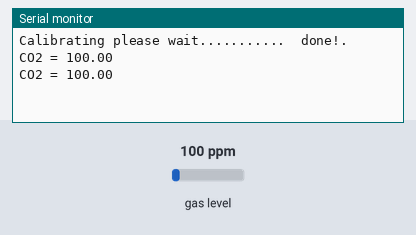
Simulated run of this sketch. Board: ESP32. Parts: the last lines printed to the serial monitor. The test bench sets the inputs (shaded band); at power-on: gas level 100 ppm.

Above: at 2.3 s.
2.4 s: gas level set to 20 ppm
At 4.1 s:
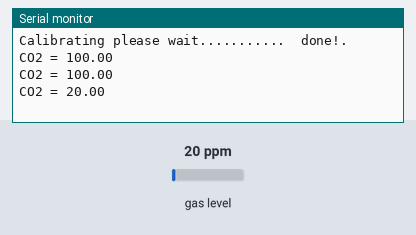
4.5 s: gas level set to 250 ppm
At 5.3 s:
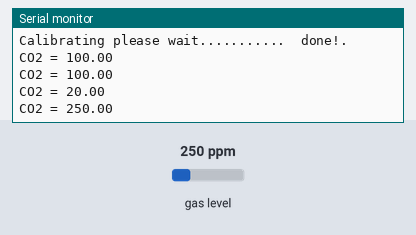
Timing chart, 0 to 7.5 s (numbered marks = the images above; inputs shaded):
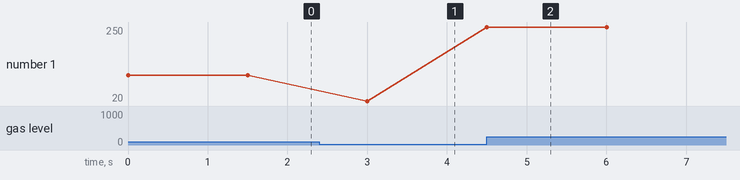

Measured:
- after the input at 2.4 s, the serial monitor: prints a new line after 0.60 s (image 1)
- after the input at 4.5 s, the serial monitor: prints a new line at once (image 2)
- plotted number 1: 100 → 20 after the input at 2.4 s, 20 → 250 after the input at 4.5 s

The sketch:

MQ-135.ino
```cpp
#include <MQUnifiedsensor.h>

#define placa "ESP-32"
#define Voltage_Resolution 3.3
#define pin 39
#define type "MQ-135"
#define ADC_Bit_Resolution 12
#define RatioMQ135CleanAir 3.6
#define calibration_button 34 //Pin to calibrate your sensor

//Declare Sensor
MQUnifiedsensor MQ135(placa, Voltage_Resolution, ADC_Bit_Resolution, pin, type);

void setup() {
  Serial.begin(9600);

  //Set math model to calculate the PPM concentration and the value of constants
  MQ135.setRegressionMethod(1); //_PPM =  a*ratio^b
  MQ135.setA(110.47); MQ135.setB(-2.862); // Configure the equation to to calculate

  /*
    Exponential regression:
  GAS      | a      | b
  CO       | 605.18 | -3.937
  Alcohol  | 77.255 | -3.18
  CO2      | 110.47 | -2.862
  Toluen  | 44.947 | -3.445
  NH4      | 102.2  | -2.473
  Aceton  | 34.668 | -3.369
  */

  MQ135.init();

  Serial.print("Calibrating please wait.");
  float calcR0 = 0;
  for(int i = 1; i<=10; i ++)
  {
    MQ135.update(); // Update data
    calcR0 += MQ135.calibrate(RatioMQ135CleanAir);
    Serial.print(".");
  }
  MQ135.setR0(calcR0/10);
  Serial.println("  done!.");

  if(isinf(calcR0)) {Serial.println("Warning: Conection issue, R0 is infinite (Open circuit detected) please check your wiring and supply"); while(1);}
  if(calcR0 == 0){Serial.println("Warning: Conection issue found, R0 is zero (Analog pin shorts to ground) please check your wiring and supply"); while(1);}

//  MQ135.serialDebug(true);
}

void loop() {
  MQ135.update();
  Serial.print("CO2 = ");
  Serial.println(MQ135.readSensor());
//  MQ135.readSensor();
//  MQ135.serialDebug();
  delay(1500);
}
```
